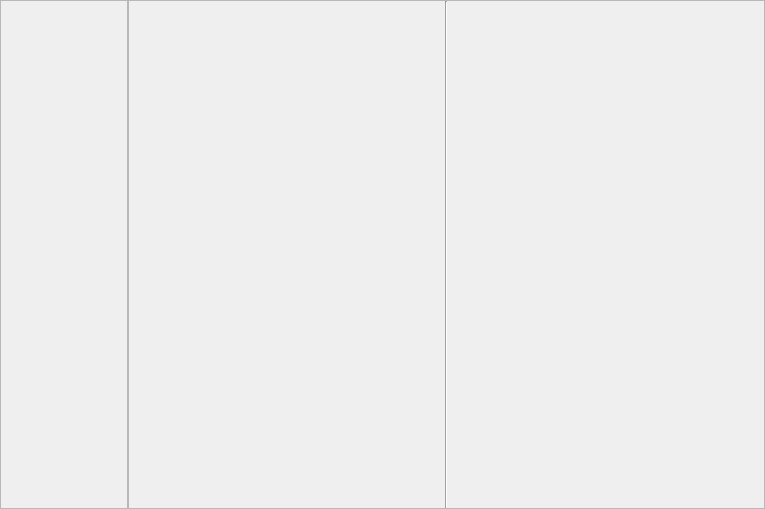
<?xml version="1.0" encoding="UTF-8"?>
<ui version="4.0">
 <class>CImageViewCv</class>
 <widget class="QWidget" name="CImageViewCv">
  <property name="geometry">
   <rect>
    <x>0</x>
    <y>0</y>
    <width>765</width>
    <height>509</height>
   </rect>
  </property>
  <property name="windowTitle">
   <string>Form</string>
  </property>
  <layout class="QHBoxLayout" name="horizontalLayout">
   <property name="spacing">
    <number>0</number>
   </property>
   <property name="leftMargin">
    <number>0</number>
   </property>
   <property name="topMargin">
    <number>0</number>
   </property>
   <property name="rightMargin">
    <number>0</number>
   </property>
   <property name="bottomMargin">
    <number>0</number>
   </property>
   <item>
    <widget class="QFrame" name="frame_imgList">
     <property name="sizePolicy">
      <sizepolicy hsizetype="Preferred" vsizetype="Preferred">
       <horstretch>2</horstretch>
       <verstretch>0</verstretch>
      </sizepolicy>
     </property>
     <property name="frameShape">
      <enum>QFrame::StyledPanel</enum>
     </property>
     <property name="frameShadow">
      <enum>QFrame::Raised</enum>
     </property>
     <layout class="QVBoxLayout" name="verticalLayout_2">
      <property name="spacing">
       <number>0</number>
      </property>
      <property name="leftMargin">
       <number>0</number>
      </property>
      <property name="topMargin">
       <number>0</number>
      </property>
      <property name="rightMargin">
       <number>0</number>
      </property>
      <property name="bottomMargin">
       <number>0</number>
      </property>
      <item>
       <layout class="QVBoxLayout" name="lay_imgList"/>
      </item>
     </layout>
    </widget>
   </item>
   <item>
    <widget class="QFrame" name="frame_2">
     <property name="sizePolicy">
      <sizepolicy hsizetype="Preferred" vsizetype="Preferred">
       <horstretch>10</horstretch>
       <verstretch>0</verstretch>
      </sizepolicy>
     </property>
     <property name="frameShape">
      <enum>QFrame::StyledPanel</enum>
     </property>
     <property name="frameShadow">
      <enum>QFrame::Raised</enum>
     </property>
     <layout class="QHBoxLayout" name="horizontalLayout_2">
      <property name="spacing">
       <number>0</number>
      </property>
      <property name="leftMargin">
       <number>0</number>
      </property>
      <property name="topMargin">
       <number>0</number>
      </property>
      <property name="rightMargin">
       <number>0</number>
      </property>
      <property name="bottomMargin">
       <number>0</number>
      </property>
      <item>
       <widget class="Line" name="line">
        <property name="orientation">
         <enum>Qt::Vertical</enum>
        </property>
       </widget>
      </item>
      <item>
       <layout class="QVBoxLayout" name="lay_widget"/>
      </item>
     </layout>
    </widget>
   </item>
  </layout>
 </widget>
 <resources/>
 <connections/>
</ui>
